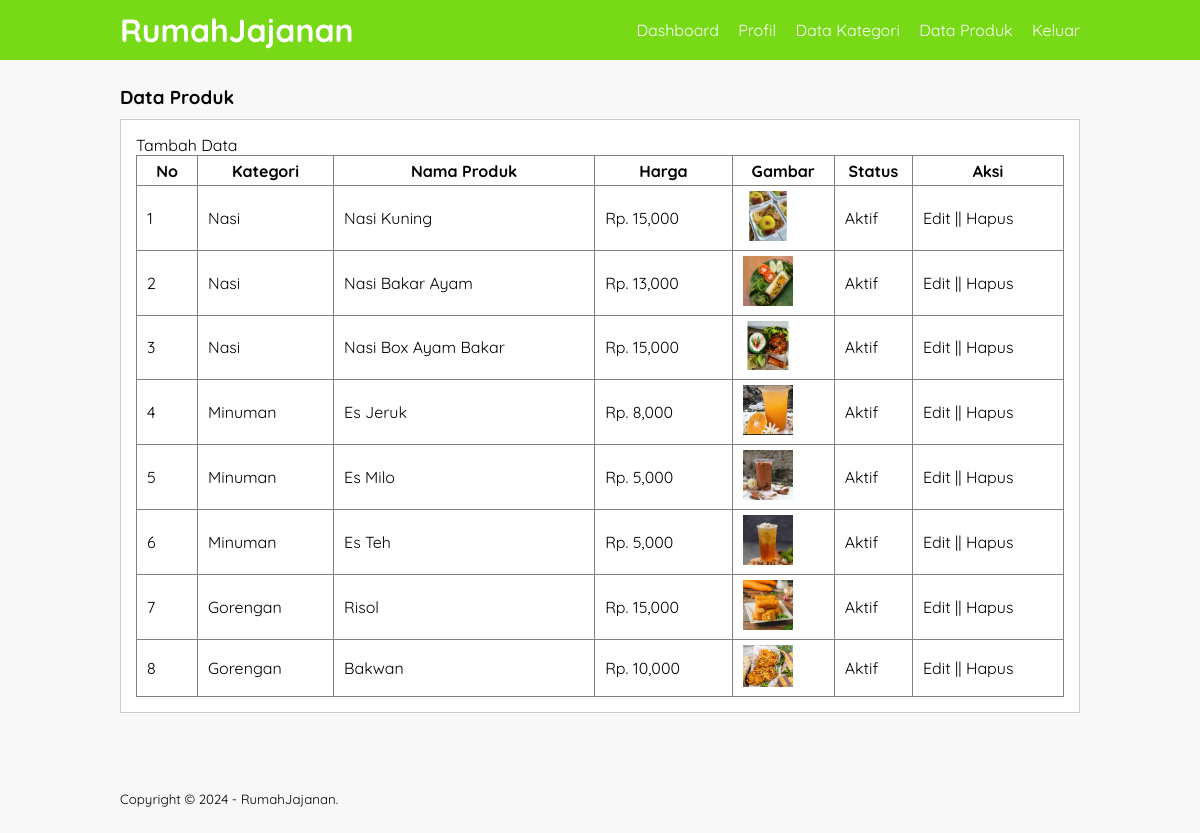
The app's page /data-produk.php (signed in) with its own data.
### tables this page shows
CREATE TABLE `tb_product` (
  `product_id` int(11) NOT NULL,
  `category_id` int(11) NOT NULL,
  `product_name` varchar(150) NOT NULL,
  `product_price` int(11) NOT NULL,
  `product_description` text NOT NULL,
  `product_image` varchar(150) NOT NULL,
  `product_status` tinyint(1) NOT NULL,
  `date_created` timestamp NOT NULL DEFAULT current_timestamp()
);

CREATE TABLE `tb_category` (
  `category_id` int(11) NOT NULL,
  `category_name` varchar(30) NOT NULL
);

### data-produk.php (the view, shortened to what this page needs)
<?php
	include 'db.php';
?>
<!DOCTYPE html>
<html>
<head>
	<link rel="stylesheet" type="text/css" href="css/style.css">
</head>
<body>
	<header>
		<div class="container">
			<h1><a href="dashboard.php">RumahJajanan</a></h1>
			<ul>
				<li><a href="dashboard.php">Dashboard</a></li>
				<li><a href="profil.php">Profil</a></li>
				<li><a href="data-kategori.php">Data Kategori</a></li>
				<li><a href="data-produk.php">Data Produk</a></li>
				<li><a href="keluar.php">Keluar</a></li>
			</ul>
		</div>
	</header>
	<div class="section">
		<div class="container">
			<h3>Data Produk</h3>
			<div class="box">
				<p><a href="tambah-produk.php">Tambah Data</a></p>
				<table border="1" cellspacing="0" class="table">
					<thead>
						<tr>
							<th width="60px">No</th>
							<th>Kategori</th>
							<th>Nama Produk</th>
							<th>Harga</th>
							<th>Gambar</th>
							<th>Status</th>
							<th width="150px">Aksi</th>
						</tr>
					</thead>
					<tbody>
						<?php
							$no = 1;
							$produk = mysqli_query($conn, "SELECT * FROM tb_product LEFT JOIN tb_category USING (category_id) ORDER BY product_id DESC");
							if(mysqli_num_rows($produk) > 0){
							while($row = mysqli_fetch_array($produk)){
						?>
						<tr>
							<td><?php echo $no++ ?></td>
							<td><?php echo $row['category_name'] ?></td>
							<td><?php echo $row['product_name'] ?></td>
							<td>Rp. <?php echo number_format($row['product_price']) ?></td>
							<td><a href="produk/<?php echo $row['product_image'] ?>" target="_blank"> <img src="produk/<?php echo $row['product_image'] ?>" width="50px"> </a></td>
							<td><?php echo ($row['product_status'] == 0)? 'Tidak Aktif':'Aktif'; ?></td>
							<td>
								<a href="edit-produk.php?id=<?php echo $row['product_id'] ?>">Edit</a> || <a href="proses-hapus.php?idp=<?php echo $row['product_id'] ?>" onclick="return confirm('Yakin ingin hapus ?')">Hapus</a>
							</td>
						</tr>
						<?php }}else{ ?>
							<tr>
								<td colspan="7">Tidak ada data</td>
							</tr>
						<?php } ?>
					</tbody>
				</table>
			</div>
		</div>
	</div>
	<footer>
		<div class="container">
			<small>Copyright &copy; 2024 - RumahJajanan.</small>
		</div>
	</footer>
</body>
</html>

### css/style.css (style rules this page uses)
* { padding:0; margin:0; font-family: 'Quicksand', sans-serif; }
body { background-color: #f8f8f8; }
a { color: inherit; text-decoration: none; }
header { background-color: #78D917; color: #fff; }
header h1 { float: left; padding:10px 0; }
header ul { float: right; }
header ul li { display: inline-block; }
header ul li a { padding:20px 0 20px 15px; display: inline-block; }
footer { padding:25px 0; }
.container { width: 80%; margin:0 auto; }
.container:after { content: ''; display: block; clear: both; }
.section { padding:25px 0; }
.box { background-color: #fff; border:1px solid #ccc; padding:15px; box-sizing: border-box; margin:10px 0 25px 0; }
.box:after { content: ''; display: block; clear: both; }
.table { width: 100%; border-collapse: collapse; }
.table tr { height: 30px; }
.table tr td { padding:5px 10px; }

### records on screen
tb_product: category.category_name "Nasi", product_name "Nasi Kuning", product_price "15,000", product_image (picture), product_status "Aktif"
tb_product: category.category_name "Nasi", product_name "Nasi Bakar Ayam", product_price "13,000", product_image (picture), product_status "Aktif"
tb_product: category.category_name "Nasi", product_name "Nasi Box Ayam Bakar", product_price "15,000", product_image (picture), product_status "Aktif"
tb_product: category.category_name "Minuman", product_name "Es Jeruk", product_price "8,000", product_image (picture), product_status "Aktif"
tb_product: category.category_name "Minuman", product_name "Es Milo", product_price "5,000", product_image (picture), product_status "Aktif"
tb_product: category.category_name "Minuman", product_name "Es Teh", product_price "5,000", product_image (picture), product_status "Aktif"
tb_product: category.category_name "Gorengan", product_name "Risol", product_price "15,000", product_image (picture), product_status "Aktif"
tb_product: category.category_name "Gorengan", product_name "Bakwan", product_price "10,000", product_image (picture), product_status "Aktif"
